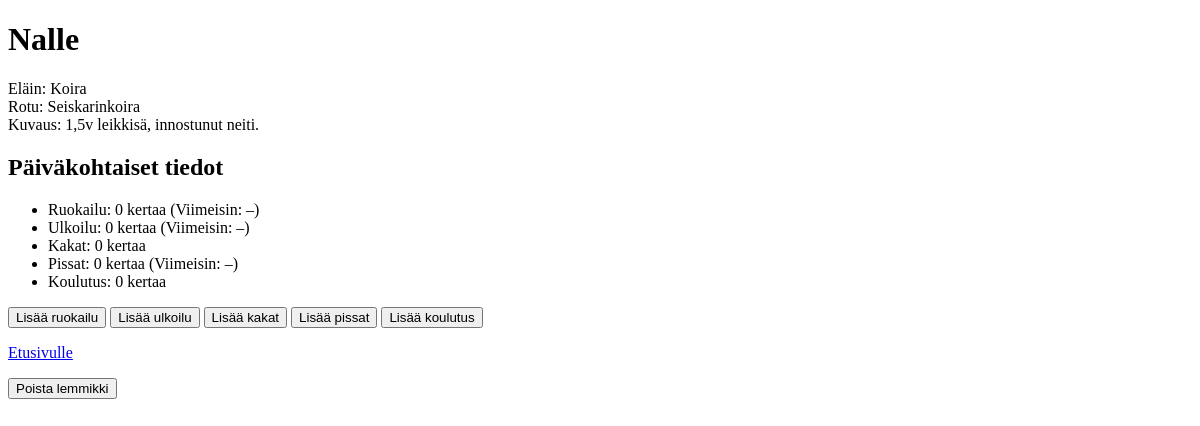
Page /pet/4 on the earlier database version.
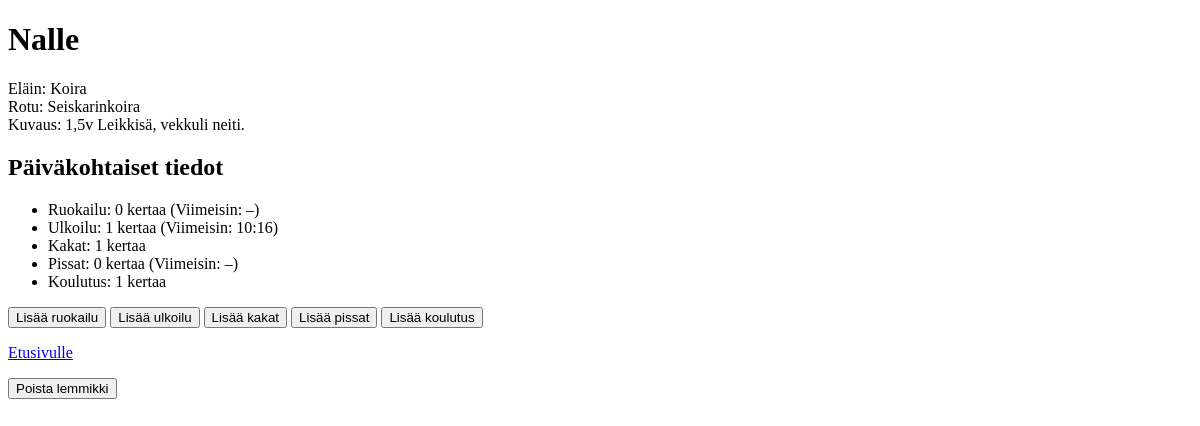
Same page on the later database version.
### tables this page shows
CREATE TABLE pets (
    id INTEGER PRIMARY KEY AUTOINCREMENT,
    animal_id INTEGER NOT NULL,
    breed_id INTEGER NOT NULL,
    pet_name TEXT NOT NULL,
    description TEXT, user_id INTEGER REFERENCES users(id),
    FOREIGN KEY (animal_id) REFERENCES animals(id),
    FOREIGN KEY (breed_id) REFERENCES breeds(id)
);

CREATE TABLE animals (
    id INTEGER PRIMARY KEY AUTOINCREMENT,
    name TEXT NOT NULL
);

CREATE TABLE breeds (
    id INTEGER PRIMARY KEY AUTOINCREMENT,
    animal_id INTEGER,
    breed_name TEXT NOT NULL,
    FOREIGN KEY (animal_id) REFERENCES animals(id)
);

### app.py (the view)
@app.route("/pet/<int:pet_id>")
def show_pet(pet_id):
    sql_pet = """
        SELECT p.id, p.pet_name, p.description,
               b.breed_name, a.name AS animal_name
        FROM pets p
        JOIN breeds b ON p.breed_id = b.id
        JOIN animals a ON p.animal_id = a.id
        WHERE p.id=?
    """
    pet_info = db.query(sql_pet, [pet_id])
    if not pet_info:
        return "Virhe: Lemmikkiä ei löytynyt"
    pet_info = pet_info[0]
    sql_logs = """
      SELECT action_name, COUNT(*) AS cnt, MAX(timestamp) AS latest_time
      FROM pet_logs
      WHERE pet_id=? AND DATE(timestamp) = DATE('now')
      GROUP BY action_name
    """
    logs = db.query(sql_logs, [pet_id])
    daily_counts = {}
    for row in logs:
        daily_counts[row["action_name"]] = {
            "cnt": row["cnt"],
            "latest": row["latest_time"][11:16] if row["latest_time"] else "–"
        }
    return render_template("pet.html", pet=pet_info, daily_counts=daily_counts)

### db.py (called while the page is built)
def get_connection():
    con = sqlite3.connect("database.db")
    con.execute("PRAGMA foreign_keys = ON")
    con.row_factory = sqlite3.Row
    return con

def query(sql, params=[]):
    con = get_connection()
    result = con.execute(sql, params).fetchall()
    con.close()
    return result

### templates/pet.html (shortened to what this page needs)
<!DOCTYPE html>
<html lang="fi">
<head>
</head>
<body>
<h1>{{ pet.pet_name }}</h1>
<p>Eläin: {{ pet.animal_name }}<br>
Rotu: {{ pet.breed_name }}<br>
Kuvaus: {{ pet.description }}</p>
<h2>Päiväkohtaiset tiedot</h2>
<ul>
  <li>Ruokailu: {{ daily_counts["ruokailu"]["cnt"] if "ruokailu" in daily_counts else 0 }} kertaa
      (Viimeisin: {{ daily_counts["ruokailu"]["latest"] if "ruokailu" in daily_counts else "–" }})</li>
  <li>Ulkoilu: {{ daily_counts["ulkoilu"]["cnt"] if "ulkoilu" in daily_counts else 0 }} kertaa
      (Viimeisin: {{ daily_counts["ulkoilu"]["latest"] if "ulkoilu" in daily_counts else "–" }})</li>
  <li>Kakat: {{ daily_counts["kakat"]["cnt"] if "kakat" in daily_counts else 0 }} kertaa</li>
  <li>Pissat: {{ daily_counts["pissat"]["cnt"] if "pissat" in daily_counts else 0 }} kertaa
      (Viimeisin: {{ daily_counts["pissat"]["latest"] if "pissat" in daily_counts else "–" }})</li>
  <li>Koulutus: {{ daily_counts["koulutus"]["cnt"] if "koulutus" in daily_counts else 0 }} kertaa</li>
</ul>
<form action="/pet/{{ pet.id }}/action" method="post">
  <button name="action_name" value="ruokailu">Lisää ruokailu</button>
  <button name="action_name" value="ulkoilu">Lisää ulkoilu</button>
  <button name="action_name" value="kakat">Lisää kakat</button>
  <button name="action_name" value="pissat">Lisää pissat</button>
  <button name="action_name" value="koulutus">Lisää koulutus</button>
</form>
<p><a href="/">Etusivulle</a></p>
<form action="/delete_pet/{{ pet.id }}" method="post" style="display:inline;">
  <input type="submit" value="Poista lemmikki">
</form>
</body>
</html>

Differences in the rows shown:
changed pets "Nalle": description "1,5v leikkisä, innostunut neiti." → "1,5v Leikkisä, vekkuli neiti."
Other differences:
{{ daily_counts["ulkoilu"]["cnt"] if "ulkoilu" in daily_counts else 0 }}: "0" → "1"
{{ daily_counts["kakat"]["cnt"] if "kakat" in daily_counts else 0 }}: "0" → "1"
{{ daily_counts["koulutus"]["cnt"] if "koulutus" in daily_counts else 0 }}: "0" → "1"
text now shown: "10:16"
